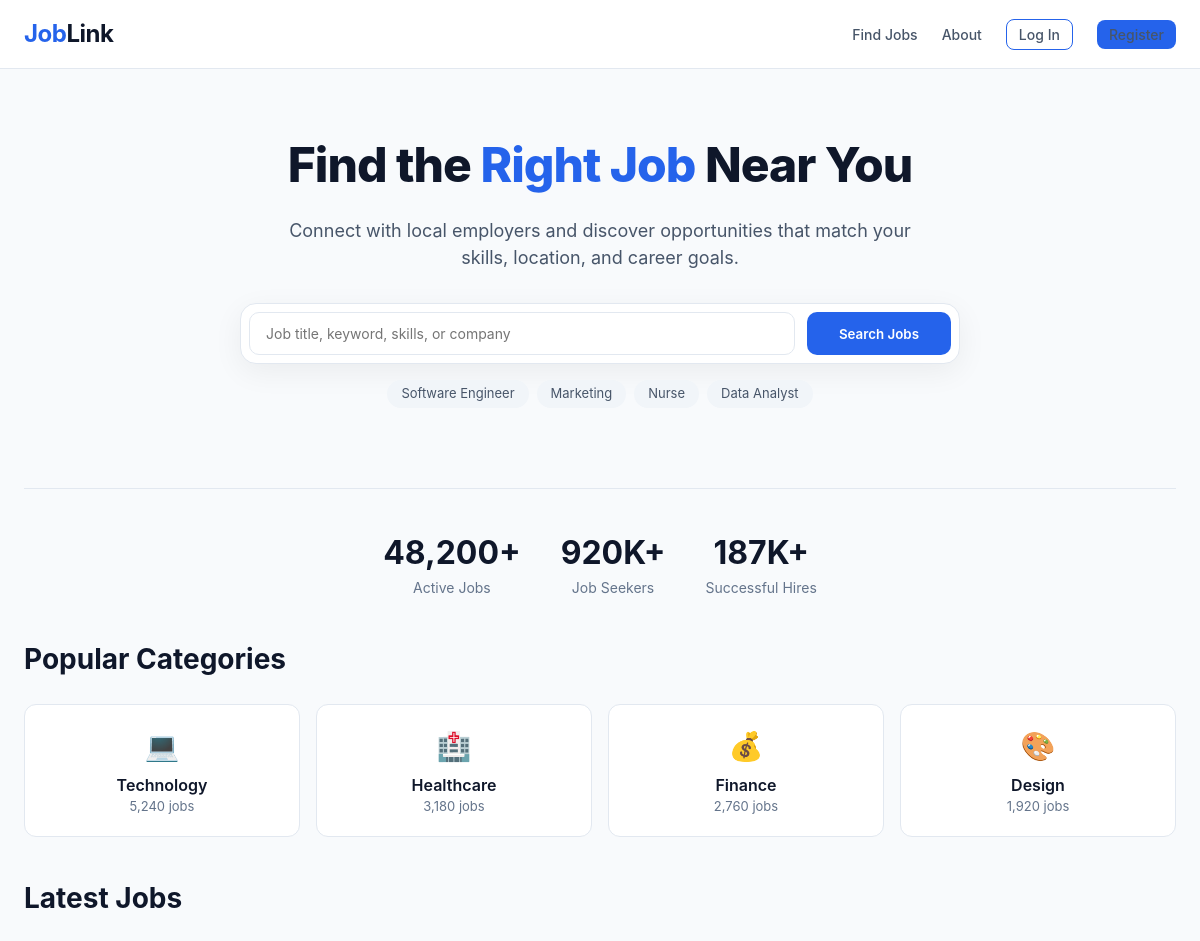
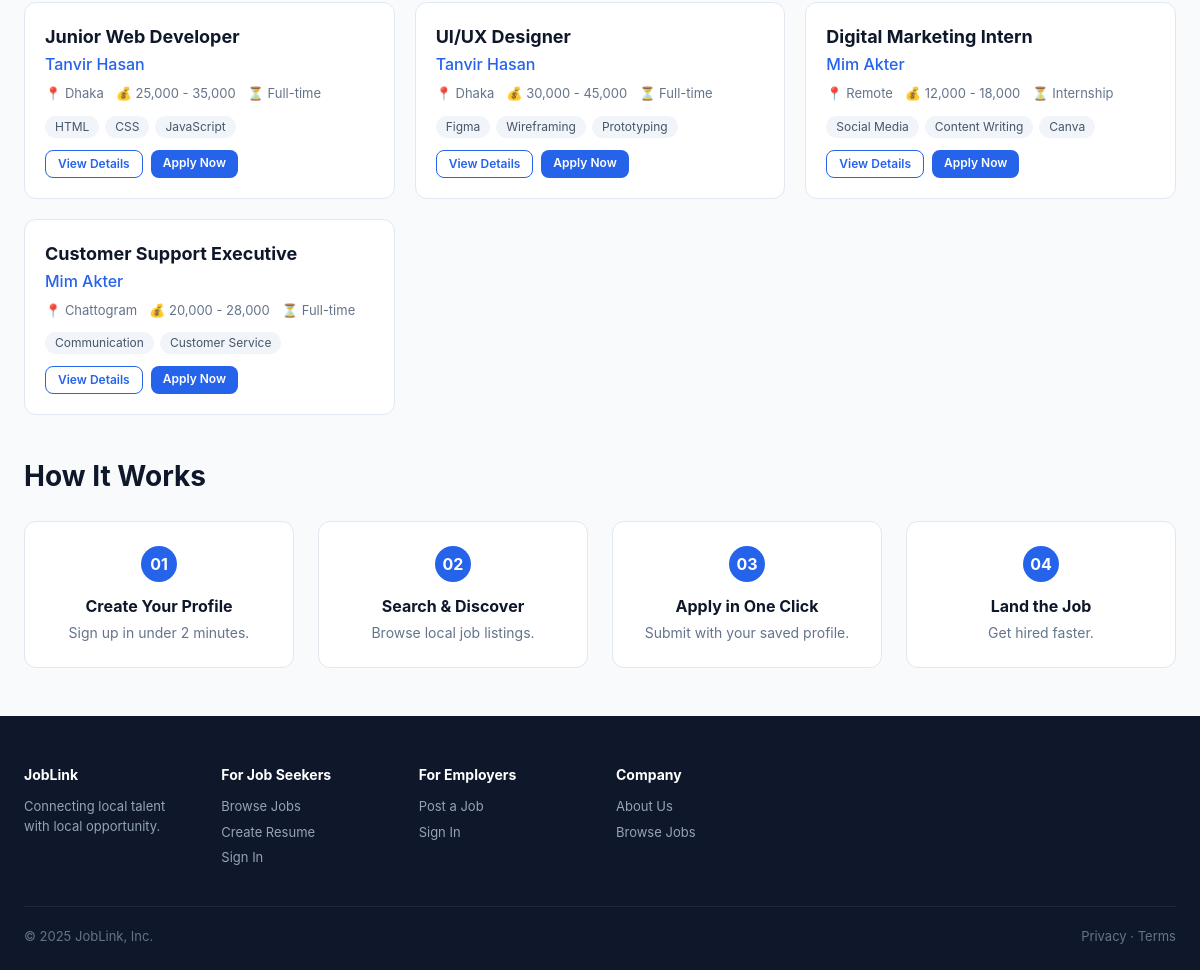
The page / on the database its author committed (2 pictures, top to bottom).
### tables this page shows
CREATE TABLE jobs (
 id INT AUTO_INCREMENT PRIMARY KEY,
 employer_id INT NOT NULL,
 category_id INT DEFAULT NULL,
 title VARCHAR(180) NOT NULL,
 type ENUM('Full-time','Part-time','Internship','Remote') DEFAULT 'Full-time',
 workplace ENUM('Office','Remote','Hybrid') DEFAULT 'Office',
 location VARCHAR(160) NOT NULL,
 vacancy INT DEFAULT 1,
 salary_min DECIMAL(12,2) DEFAULT NULL,
 salary_max DECIMAL(12,2) DEFAULT NULL,
 education TEXT,
 experience TEXT,
 skills TEXT,
 description TEXT NOT NULL,
 responsibilities TEXT,
 benefits TEXT,
 deadline DATE NOT NULL,
 status ENUM('draft','active','closed','expired') DEFAULT 'active',
 created_at TIMESTAMP DEFAULT CURRENT_TIMESTAMP,
 CONSTRAINT fk_job_employer FOREIGN KEY (employer_id) REFERENCES users(id) ON DELETE CASCADE,
 CONSTRAINT fk_job_category FOREIGN KEY (category_id) REFERENCES categories(id) ON DELETE SET NULL
);

CREATE TABLE users (
 id INT AUTO_INCREMENT PRIMARY KEY,
 name VARCHAR(120) NOT NULL,
 email VARCHAR(150) NOT NULL UNIQUE,
 phone VARCHAR(30) DEFAULT NULL,
 password VARCHAR(255) NOT NULL,
 role ENUM('applicant','employer','admin') NOT NULL,
 status ENUM('active','pending','suspended','inactive') DEFAULT 'active',
 created_at TIMESTAMP DEFAULT CURRENT_TIMESTAMP
);

### pages/guest/home.php (the view, shortened to what this page needs)
<?php
require_once __DIR__ . '/../../config.php';
$db = getDB();
$stmt = $db->query("
    SELECT j.*, u.name as employer_name, c.name as category_name
    FROM jobs j
    LEFT JOIN users u ON j.employer_id = u.id
    LEFT JOIN categories c ON j.category_id = c.id
    WHERE j.status = 'active'
    ORDER BY j.created_at DESC
    LIMIT 6
");
$jobs = $stmt->fetchAll();
$is_applicant = is_logged_in() && get_user_role() === 'applicant';
$job_html = '';
foreach ($jobs as $job) {
    $skills = $job['skills'] ? explode(',', $job['skills']) : [];
    $skill_tags = '';
    foreach (array_slice($skills, 0, 3) as $skill) {
        if (trim($skill) !== '') {
            $skill_tags .= "<span>" . e(trim($skill)) . "</span>";
        }
    }
    $job_id = (int)$job['id'];
    $details_url = '?page=job-details&id=' . $job_id;
    $apply_target = '?role=applicant&page=job-details&id=' . $job_id . '&apply=1';
    if ($is_applicant) {
        $apply_url = $apply_target;
        $apply_label = 'Apply Now';
    } elseif (is_logged_in()) {
        $apply_url = '?role=' . get_user_role() . '&page=dashboard';
        $apply_label = 'Apply Now';
    } else {
        $apply_url = '?page=sign-in&next=' . rawurlencode($apply_target);
        $apply_label = 'Apply Now';
    }
    $salary = $job['salary_min']
        ? number_format($job['salary_min']) . ' - ' . number_format($job['salary_max'])
        : 'Negotiable';
    $job_html .= "
    <div class='job-card'>
        <div class='title'><a href='" . e($details_url) . "'>" . e($job['title']) . "</a></div>
        <div class='company'>" . e($job['employer_name']) . "</div>
        <div class='meta'>
            <span>📍 " . e($job['location']) . "</span>
            <span>💰 " . e($salary) . "</span>
            <span>⏳ " . e($job['type']) . "</span>
        </div>
        <div class='tags'>{$skill_tags}</div>
        <div class='actions'>
            <a href='" . e($details_url) . "' class='btn btn-outline btn-sm'>View Details</a>
            <a href='" . e($apply_url) . "' class='btn btn-primary btn-sm'>" . e($apply_label) . "</a>
        </div>
    </div>";
}

### public/css/global.css (style rules this page uses)
* { margin:0; padding:0; box-sizing:border-box; }
body { font-family:'Inter', system-ui, -apple-system, sans-serif; background:#f8fafc; color:#0f172a; line-height:1.5; }
a { text-decoration:none; color:inherit; }
.container { max-width:1200px; margin:0 auto; padding:0 24px; }
.logo { font-size:24px; font-weight:700; color:#2563eb; letter-spacing:-0.5px; }
.logo span { color:#0f172a; }
.btn { display:inline-block; padding:8px 20px; border-radius:8px; font-weight:600; font-size:14px; border:none; cursor:pointer; transition:all .2s; text-align:center; }
.btn-primary { background:#2563eb; color:#fff; }
.btn-outline { background:transparent; color:#2563eb; border:1.5px solid #2563eb; }
.btn-sm { padding:4px 12px; font-size:12px; }
input, select, textarea, button { font-family:inherit; }
.job-grid { display:grid; grid-template-columns:repeat(auto-fill,minmax(280px,1fr)); gap:20px; margin-bottom:40px; }
.job-card { background:#fff; border:1px solid #e2e8f0; border-radius:12px; padding:20px; transition:all .2s; }
.job-card .title { font-size:18px; font-weight:700; }
.job-card .company { color:#2563eb; font-weight:500; margin:2px 0 6px; }
.job-card .meta { display:flex; flex-wrap:wrap; gap:12px; font-size:13px; color:#64748b; margin:8px 0 12px; }
.job-card .tags { display:flex; flex-wrap:wrap; gap:6px; margin:8px 0 12px; }
.job-card .tags span { background:#f1f5f9; padding:2px 10px; border-radius:12px; font-size:12px; color:#475569; }
.job-card .actions { display:flex; flex-wrap:wrap; gap:8px; }
.job-card .title a { color:inherit; text-decoration:none; }
.search-bar { display:flex; flex-wrap:wrap; gap:12px; max-width:720px; margin:0 auto; background:#fff; padding:8px; border-radius:16px; box-shadow:0 8px 30px rgba(0,0,0,0.06); border:1px solid #e2e8f0; }
.search-bar input { flex:1; min-width:160px; padding:12px 16px; border:1px solid #e2e8f0; border-radius:10px; font-size:14px; outline:none; }
.search-bar button { padding:12px 32px; background:#2563eb; color:#fff; border:none; border-radius:10px; font-weight:600; cursor:pointer; }
.hero { padding:60px 0 40px; text-align:center; }
.hero h1 { font-size:48px; font-weight:800; letter-spacing:-1px; margin-bottom:16px; }
.hero h1 .highlight { color:#2563eb; }
.hero p { font-size:18px; color:#475569; max-width:640px; margin:0 auto 32px; }
.popular-tags { margin-top:16px; display:flex; flex-wrap:wrap; gap:8px; justify-content:center; }
.popular-tags a { background:#f1f5f9; padding:4px 14px; border-radius:20px; font-size:13px; color:#475569; transition:all .2s; }

### rows shown on the page
jobs: title "Junior Web Developer", location "Dhaka", salary "25,000 - 35,000", type "Full-time", skills "HTML", skills "CSS", skills "JavaScript"
users: name "Tanvir Hasan Tanvir Hasan"
jobs: title "UI/UX Designer", location "Dhaka", salary "30,000 - 45,000", type "Full-time", skills "Figma", skills "Wireframing", skills "Prototyping"
jobs: title "Digital Marketing Intern", location "Remote", salary "12,000 - 18,000", type "Internship", skills "Social Media", skills "Content Writing", skills "Canva"
users: name "Mim Akter Mim Akter"
jobs: title "Customer Support Executive", location "Chattogram", salary "20,000 - 28,000", type "Full-time", skills "Communication", skills "Customer Service"

### other values the page prints
$apply_label "Apply Now Apply Now Apply Now Apply Now"
